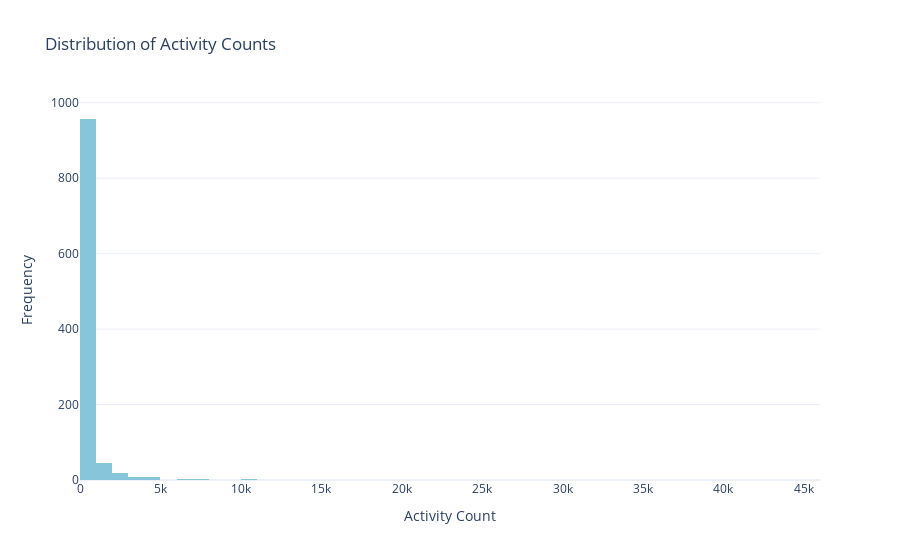

The notebook cell saved with this chart:
### Markdown cell above
## **Exploratory Data Analysis (EDA)**

This section uses visualizations to explore the key metrics of the dataset. The objective is to reveal the underlying distributions, understand relationships between different engagement metrics, and identify potential outliers. Several types of plots are generated, each serving a specific purpose:

- **Histogram**: To show the frequency distribution of **activity_count**.
- **Bar Chart**: To illustrate the distribution of learners across different **performance_bracket** groups.
- **Scatter Plot**: To investigate the relationship between **login_count** and **average_activity**.
- **Box Plot**: To display the spread and outliers in **activity_count**.
- **Violin Plot**: To visualize the distribution and density of **login_count**.

### **Activity Counts**

### Code cell
fig_hist = px.histogram(
    df,
    x="activity_count",
    nbins=50,
    title="Distribution of Activity Counts",
    labels={"activity_count": "Activity Count"},
    template="plotly_white"
)
fig_hist.update_traces(marker_color="#86c5da")
fig_hist.update_layout(xaxis_title="Activity Count", yaxis_title="Frequency")
fig_hist.show()

### Figure 1 — Plotly figure (JSON) as saved in the notebook; plotly's stock layout.template omitted (floating-point values rounded to 4 significant figures; data arrays with more than 128 entries replaced by an {"elided": "..."} marker saying what was removed)
{"data": [{"alignmentgroup": "True", "bingroup": "x", "hovertemplate": "Activity Count=%{x}<br>count=%{y}<extra></extra>", "legendgroup": "", "marker": {"color": "#86c5da", "pattern": {"shape": ""}}, "name": "", "nbinsx": 50, "offsetgroup": "", "orientation": "v", "showlegend": false, "type": "histogram", "x": {"elided": "1049 int values"}, "xaxis": "x", "yaxis": "y"}], "layout": {"barmode": "relative", "legend": {"tracegroupgap": 0}, "title": {"text": "Distribution of Activity Counts"}, "xaxis": {"anchor": "y", "domain": [0, 1], "title": {"text": "Activity Count"}}, "yaxis": {"anchor": "x", "domain": [0, 1], "title": {"text": "Frequency"}}}}
